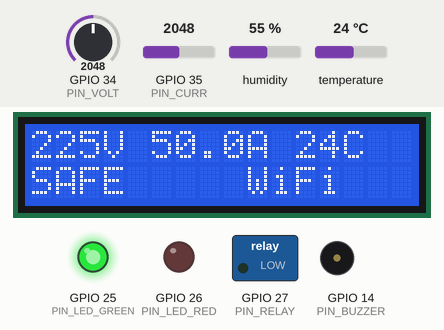
Bench run of a sketch on a simulated ESP32. Parts: 16×2 character LCD, switched loads named in the sketch (green lamp = pin HIGH), output pins drawn as LEDs (lit = HIGH), buzzer (waves = sounding, pin HIGH). Inputs (shaded band) come from the test bench; at power-on: GPIO 34 (PIN_VOLT) = 2048, GPIO 35 (PIN_CURR) = 2048, temperature 24 °C, humidity 55 %. WiFi joins after 1.5 s; servers stay silent unless stated; uploads are accepted with an empty reply; the local clock reads 2024-03-15 10:24:30 at power-on unless the sketch sets it; what the sketch prints to the serial monitor is not drawn.

Above: at 2.7 s.
2.8 s: GPIO 34 (PIN_VOLT) set to 2663
At 4.7 s:
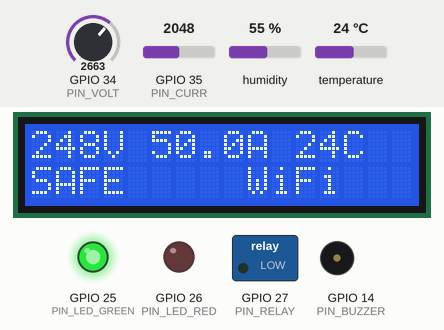
12.0 s: GPIO 34 (PIN_VOLT) set to 2757
At 13.1 s:
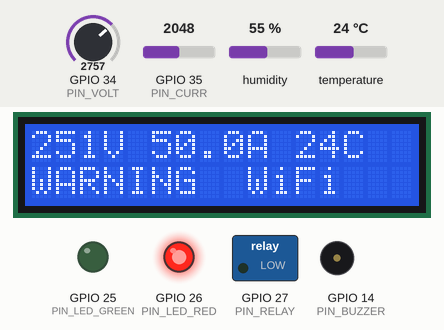
14.7 s: GPIO 35 (PIN_CURR) set to 3217
At 17.2 s:
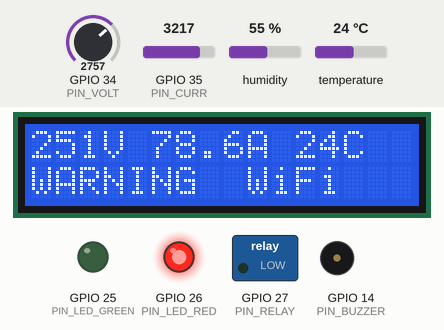
17.5 s: GPIO 35 (PIN_CURR) set to 3348
At 19.1 s:
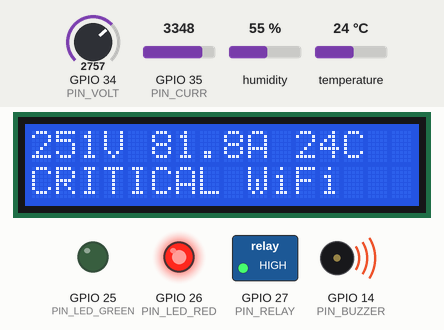
20.2 s: temperature set to 12 °C
At 23.2 s:
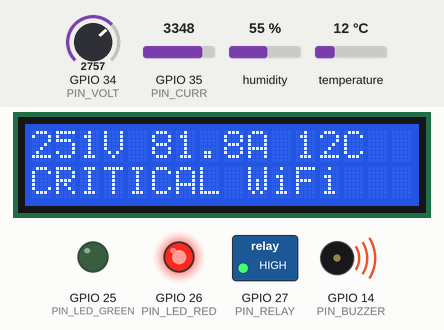
23.5 s: temperature set to 19 °C
At 26.4 s:
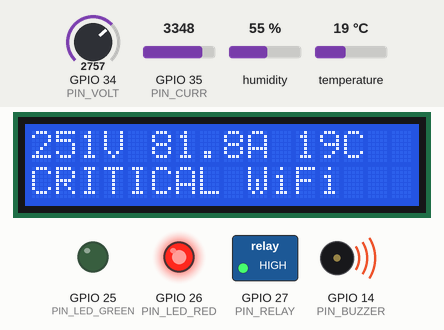
Timing chart, 0 to 27.9 s (numbered marks = the images above; inputs shaded):
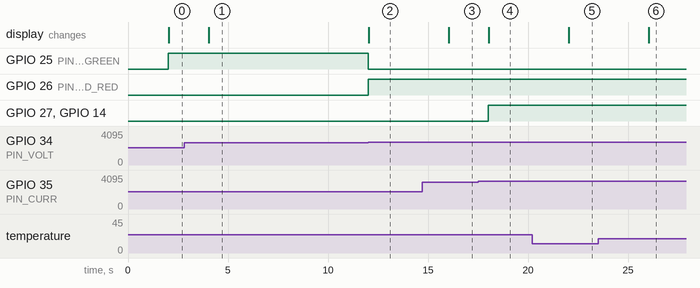

Measured:
- the behaviour switches between 2729 and 2730 on GPIO 34 (PIN_VOLT) (found by bisection; images 1 and 2)
- the behaviour switches between 3276 and 3277 on GPIO 35 (PIN_CURR) (found by bisection; images 3 and 4)
- after the input at 2.8 s, the display: changes after 1.2 s (image 1)
- after the input at 12.0 s, GPIO 25 (PIN_LED_GREEN): HIGH → LOW at once; GPIO 26 (PIN_LED_RED): LOW → HIGH at once; the display: changes at once (image 2)
- after the input at 14.7 s, the display: changes after 1.3 s (image 3)
- after the input at 17.5 s, GPIO 27 (PIN_RELAY), GPIO 14 (PIN_BUZZER): LOW → HIGH after 0.51 s; the display: changes after 0.54 s (image 4)
- after the input at 20.2 s, the display: changes after 1.8 s (image 5)
- after the input at 23.5 s, the display: changes after 2.5 s (image 6)

The sketch:

sketch.ino
```cpp
/*
  Belaku Kannu: ESP32 transformer monitor (Wokwi) -> FastAPI backend

  Hardware (unchanged pin map):
    DHT22 GPIO4 | voltage pot GPIO34 | current pot GPIO35 | LCD I2C SDA21/SCL22
    relay GPIO27 | buzzer GPIO14 | green LED GPIO25 | red LED GPIO26

  NOTE: this is a reference sketch written from the pin map and thresholds. If you
  already have your own sketch, keep it and merge only the parts marked "NETWORK":
  the config block, connectWiFi(), syncClock(), postReading() and the call in loop().

  Libraries (Wokwi: Library Manager, or libraries.txt): DHT sensor library, LiquidCrystal I2C
*/
#include <WiFi.h>
#include <WiFiClientSecure.h>
#include <HTTPClient.h>
#include <DHT.h>
#include <Wire.h>
#include <LiquidCrystal_I2C.h>
#include <time.h>

// ───────────────── NETWORK: configuration (edit these 3 lines) ─────────────────
const char* API_BASE_URL    = "https://YOUR-TUNNEL.ngrok-free.app"; // ngrok URL, no trailing slash
const char* DEVICE_API_KEY  = "PASTE_DEVICE_KEY_HERE";              // = DEVICE_API_KEY in backend/.env
const char* TRANSFORMER_ID  = "PASTE_TRANSFORMER_CODE_HERE";        // a transformer_code that exists in your DB
const char* WIFI_SSID       = "Wokwi-GUEST";                        // Wokwi's built-in WiFi
const char* WIFI_PASS       = "";
const unsigned long SEND_INTERVAL_MS = 2000;

// ───────────────── Pins ─────────────────
#define PIN_DHT 4
#define PIN_VOLT 34
#define PIN_CURR 35
#define PIN_RELAY 27
#define PIN_BUZZER 14
#define PIN_LED_GREEN 25
#define PIN_LED_RED 26

DHT dht(PIN_DHT, DHT22);
LiquidCrystal_I2C lcd(0x27, 16, 2);

// Demo thresholds (must match backend/services/iot_alerts.py; the backend decides alerts itself)
enum Status { SAFE, WARNING, CRITICAL };
const char* STATUS_NAME[] = {"SAFE", "WARNING", "CRITICAL"};

Status evaluate(float v, float a, float t) {
  if (v < 200 || v > 260 || a > 80 || t > 70) return CRITICAL;
  if (v <= 210 || v >= 250 || a > 65 || t > 65) return WARNING;
  return SAFE;
}

// ───────────────── NETWORK ─────────────────
unsigned long lastWifiAttempt = 0;
bool clockStarted = false;

void connectWiFi() {
  Serial.printf("Connecting to WiFi '%s'...\n", WIFI_SSID);
  WiFi.mode(WIFI_STA);
  WiFi.begin(WIFI_SSID, WIFI_PASS, 6);  // channel 6 makes Wokwi connect faster
  unsigned long start = millis();
  while (WiFi.status() != WL_CONNECTED && millis() - start < 10000) {
    delay(250);
    Serial.print(".");
  }
  Serial.println();
  if (WiFi.status() == WL_CONNECTED) {
    Serial.print("WiFi connected, IP: ");
    Serial.println(WiFi.localIP());
  } else {
    Serial.println("WiFi not connected yet; will keep retrying.");
  }
}

void syncClock() {
  if (!clockStarted && WiFi.status() == WL_CONNECTED) {
    configTime(0, 0, "pool.ntp.org", "time.nist.gov");  // UTC
    clockStarted = true;
  }
}

// Writes an ISO-8601 UTC timestamp, or returns false if the clock is not synced yet.
bool isoTimestamp(char* out, size_t len) {
  struct tm tm;
  if (!getLocalTime(&tm, 0) || tm.tm_year < 120) return false;
  strftime(out, len, "%Y-%m-%dT%H:%M:%SZ", &tm);
  return true;
}

// Returns the HTTP status code (negative = connection error, 0 = skipped).
int postReading(float v, float a, float t, Status st) {
  if (WiFi.status() != WL_CONNECTED) {
    if (millis() - lastWifiAttempt > 10000) {   // retry without blocking the loop for long
      lastWifiAttempt = millis();
      Serial.println("WiFi down, reconnecting...");
      WiFi.disconnect();
      WiFi.begin(WIFI_SSID, WIFI_PASS, 6);
    }
    Serial.println("POST skipped: no WiFi");
    return 0;
  }
  syncClock();

  char ts[32];
  char body[256];
  if (isoTimestamp(ts, sizeof(ts))) {
    snprintf(body, sizeof(body),
      "{\"transformer_id\":\"%s\",\"voltage_v\":%.1f,\"current_a\":%.1f,\"temperature_c\":%.1f,\"status\":\"%s\",\"timestamp\":\"%s\"}",
      TRANSFORMER_ID, v, a, t, STATUS_NAME[st], ts);
  } else {  // clock not synced yet: omit the timestamp, the server stamps it on arrival
    snprintf(body, sizeof(body),
      "{\"transformer_id\":\"%s\",\"voltage_v\":%.1f,\"current_a\":%.1f,\"temperature_c\":%.1f,\"status\":\"%s\"}",
      TRANSFORMER_ID, v, a, t, STATUS_NAME[st]);
  }

  WiFiClientSecure client;
  client.setInsecure();  // demo only: skips certificate validation for the ngrok HTTPS URL
  HTTPClient http;
  String url = String(API_BASE_URL) + "/api/v1/telemetry";
  if (!http.begin(client, url)) {
    Serial.println("HTTP begin() failed (check API_BASE_URL)");
    return -1;
  }
  http.setTimeout(4000);
  http.addHeader("Content-Type", "application/json");
  http.addHeader("X-Device-Key", DEVICE_API_KEY);
  http.addHeader("ngrok-skip-browser-warning", "true");

  int code = http.POST(body);
  if (code > 0) {
    Serial.printf("POST %s -> HTTP %d  %s\n", body, code, http.getString().c_str());
  } else {
    Serial.printf("POST failed: %s (%d)\n", HTTPClient::errorToString(code).c_str(), code);
  }
  http.end();
  return code;
}

// ───────────────── Setup / loop ─────────────────
void setup() {
  Serial.begin(115200);
  pinMode(PIN_RELAY, OUTPUT);
  pinMode(PIN_BUZZER, OUTPUT);
  pinMode(PIN_LED_GREEN, OUTPUT);
  pinMode(PIN_LED_RED, OUTPUT);
  dht.begin();
  lcd.init();
  lcd.backlight();
  lcd.print("Belaku Kannu");
  lcd.setCursor(0, 1);
  lcd.print("Connecting WiFi");
  connectWiFi();
  syncClock();
}

unsigned long lastSend = 0;

void loop() {
  if (millis() - lastSend < SEND_INTERVAL_MS) return;
  lastSend = millis();

  // Potentiometers: 0..4095 -> 150..300 V and 0..100 A
  float voltage = 150.0 + analogRead(PIN_VOLT) * (150.0 / 4095.0);
  float current = analogRead(PIN_CURR) * (100.0 / 4095.0);
  float temp = dht.readTemperature();

  if (isnan(temp)) {  // sensor read failed: show it, do not send a made-up value
    Serial.println("DHT22 read failed, skipping this cycle");
    lcd.clear();
    lcd.print("DHT22 error");
    return;
  }

  Status st = evaluate(voltage, current, temp);

  // Local indicators (assumed behaviour: relay trips and buzzer sounds on CRITICAL)
  digitalWrite(PIN_LED_GREEN, st == SAFE);
  digitalWrite(PIN_LED_RED, st != SAFE);
  digitalWrite(PIN_BUZZER, st == CRITICAL);
  digitalWrite(PIN_RELAY, st == CRITICAL);

  lcd.clear();
  lcd.setCursor(0, 0);
  lcd.printf("%3.0fV %4.1fA %2.0fC", voltage, current, temp);
  lcd.setCursor(0, 1);
  lcd.printf("%-8s %s", STATUS_NAME[st], WiFi.status() == WL_CONNECTED ? "WiFi" : "----");

  Serial.printf("V=%.1f A=%.1f T=%.1f -> %s\n", voltage, current, temp, STATUS_NAME[st]);
  postReading(voltage, current, temp, st);
}
```
